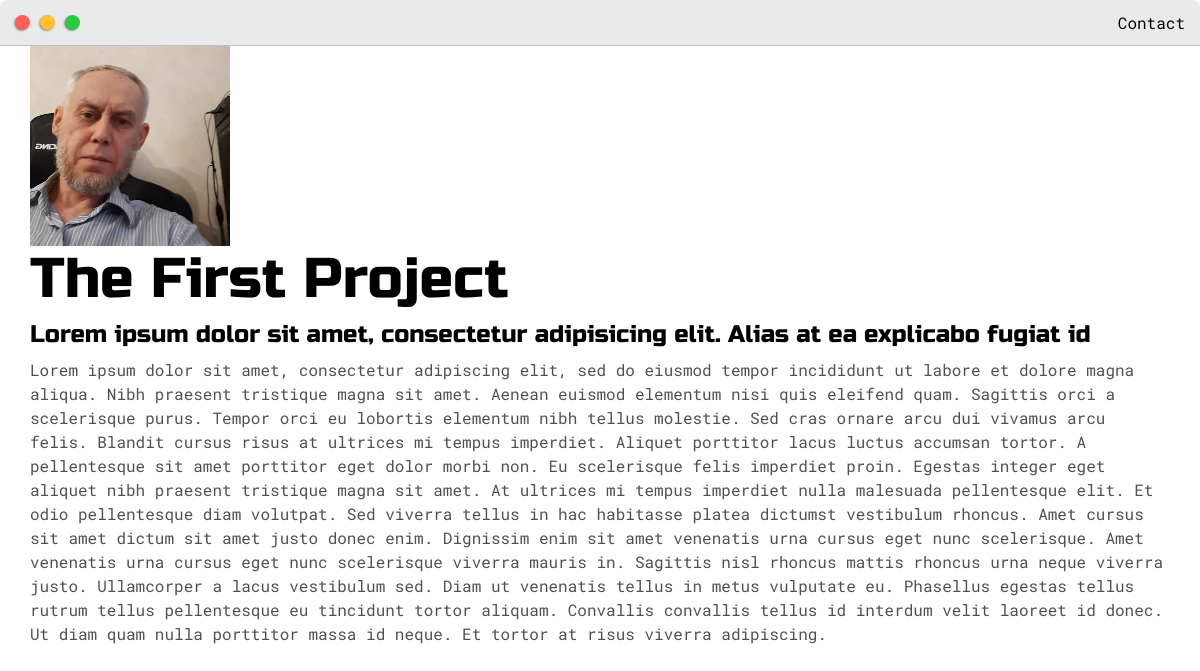
The page /post/the-first-project on the database its author committed.
### base/models.py (models this page shows, shortened)
class Post(models.Model):
    headline = models.CharField(max_length=200)
    sub_headline = models.CharField(max_length=200, null=True, blank=True)
    thumbnail = models.ImageField(null=True, blank=True, upload_to='images', default='images/placeholder_200x200.png')
    body = RichTextUploadingField(null=True, blank=True)
    created = models.DateTimeField(auto_now_add=True)
    active = models.BooleanField(default=False)
    featured = models.BooleanField(default=False)
    tags = models.ManyToManyField(Tag, blank=True)
    slug = models.SlugField(null=True, blank=True)

### base/views.py (the view)
# urls.py: path('post/<slug:slug>', views.post, name='post'),
def post(request, slug):
    post = Post.objects.get(slug=slug)
    context = {'post': post}
    return render(request, 'base/post.html', context)

### base/templates/base/post.html (shortened to what this page needs)
{% extends 'base/main.html' %}
{% load static %}
{% block content %}
    <div class="main-container">
        <img src="{{ post.thumbnail.url }}" alt="">
        <h1>{{ post.headline }}</h1>
        <h4>{{ post.sub_headline }}</h4>
        <p>{{ post.body|safe }}</p>
    </div>
{% endblock content %}

### static/css/default.css (style rules this page uses)
:root { --mainColor: #eaeaea; --secondaryColor: #fff; --borderColor: #c1c1c1; --linkColor: #17a2b8; --mainText: #000; --secondaryText: #4b5156; --themeDotBorder: #24292e; --previewBg: #faf8f2; --previewShadow: #f0ead6; --buttonColor: #000; }
html, body { padding: 0; margin: 0; }
body * { transition: 0.5s; }
h1, h2, h3, h4, h5, h6, strong { color: var(--mainText); font-family: 'Russo One', sans-serif; font-weight: 500; }
h1 { font-size: 56px; }
h4 { font-size: 24px; }
p, li, label, input, textarea { color: var(--secondaryText); font-family: 'Roboto Mono', monospace; }
.main-container { width: 1200px; margin: 0 auto; }
@media screen and (max-width: 1200px) { .main-container { width: 95%; } }

### base/templates/base/post.html (style rules this page uses)
img { max-width: 100%; object-fit: cover; }

### rows shown on the page
Post: thumbnail (picture), headline "The First Project", sub_headline "Lorem ipsum dolor sit amet, consectetur adipisicing elit. Alias at ea explicabo fugiat id", body "Lorem ipsum dolor sit amet, consectetur adipiscing elit, sed do eiusmod tempor incididunt ut labore et dolore magna aliqua. Nibh praesent tristique magna sit amet. Aenean euismod elementum nisi quis eleifend quam. Sagittis orci a scelerisque purus. Tempor orci eu lobortis elementum nibh tellus molestie. Sed cras ornare arcu dui vivamus arcu felis. Blandit cursus risus at ultrices mi tempus imperdiet. Aliquet porttitor lacus luctus accumsan tortor. A pellentesque sit amet porttitor eget dolor morbi non. Eu scelerisque felis imperdiet proin. Egestas integer eget aliquet nibh praesent tristique magna sit amet. At ultrices mi tempus imperdiet nulla malesuada pellentesque elit. Et odio…"
